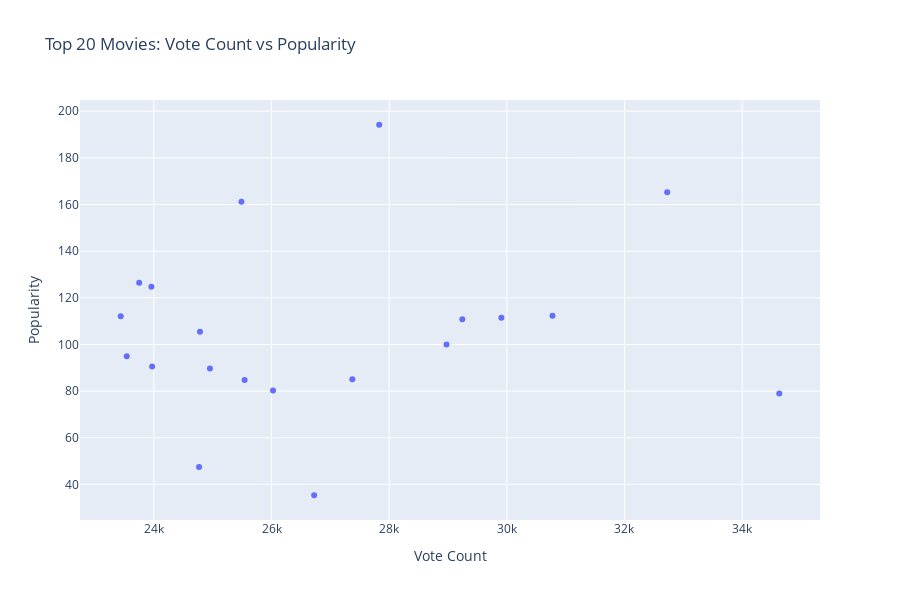

Notebook code for this chart:
### Code cell
# Top 20 Movies: Vote Count vs Popularity
top_20 = trm_df.sort_values(by='vote_count', ascending=False).head(20)
fig_scatter = px.scatter(top_20,
                         x='vote_count',
                         y='popularity',
                         title='Top 20 Movies: Vote Count vs Popularity',
                         labels={'vote_count': 'Vote Count', 'popularity': 'Popularity'},
                         hover_name='title',
                         width=900,
                         height=600)
fig_scatter.update_traces(hovertemplate="Movie: %{hovertext}<br>Vote Count: %{x}<br>Popularity: %{y}")
fig_scatter.show()

### Figure 1 — Plotly figure (JSON) as saved in the notebook; plotly's stock layout.template omitted (floating-point values rounded to 4 significant figures)
{"data": [{"hovertemplate": "Movie: %{hovertext}<br>Vote Count: %{x}<br>Popularity: %{y}", "hovertext": ["Inception", "Interstellar", "The Dark Knight", "Avatar", "The Avengers", "Deadpool", "Avengers: Infinity War", "Fight Club", "Guardians of the Galaxy", "Pulp Fiction", "Forrest Gump", "Harry Potter and the Philosopher's Stone", "Iron Man", "The Shawshank Redemption", "Django Unchained", "The Matrix", "Avengers: Endgame", "Titanic", "Joker", "The Lord of the Rings: The Fellowship of the Ring"], "legendgroup": "", "marker": {"color": "#636efa", "symbol": "circle"}, "mode": "markers", "name": "", "orientation": "v", "showlegend": false, "type": "scatter", "x": [34631, 32726, 30776, 29907, 29243, 28974, 27830, 27373, 26724, 26025, 25542, 25488, 24952, 24783, 24767, 23970, 23957, 23749, 23538, 23436], "xaxis": "x", "y": [79.04, 165.3, 112.3, 111.5, 110.8, 100.0, 194.2, 85.05, 35.36, 80.32, 84.72, 161.2, 89.73, 105.4, 47.5, 90.59, 124.8, 126.5, 94.95, 112.1], "yaxis": "y"}], "layout": {"height": 600, "legend": {"tracegroupgap": 0}, "title": {"text": "Top 20 Movies: Vote Count vs Popularity"}, "width": 900, "xaxis": {"anchor": "y", "domain": [0, 1], "title": {"text": "Vote Count"}}, "yaxis": {"anchor": "x", "domain": [0, 1], "title": {"text": "Popularity"}}}}
